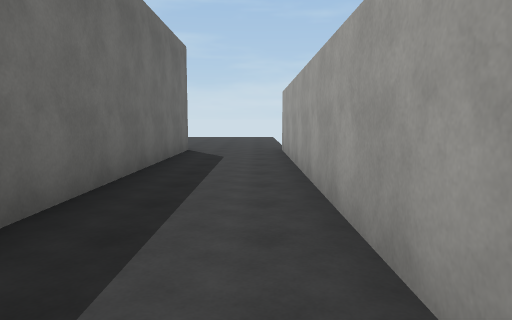
[1] (above)

13 first-person views from a walk through a Unity game level. The camera is 1.5 m above the floor, tilts 6° down and sees 70° across. The floor is counted in squares, 2.22 m on a side. Each view is taken from the middle of a square. On the plan, view 1 faces up. The plan holds only what a view shows up to about 11 squares ahead; the rest is blank. The place goes on beyond the plan. The player is left out. Surface patterns are stand-ins for the level's own textures.

[2]
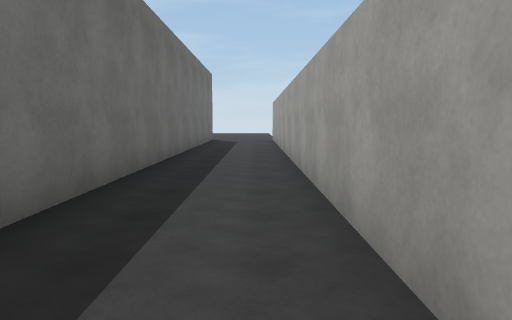

[3]
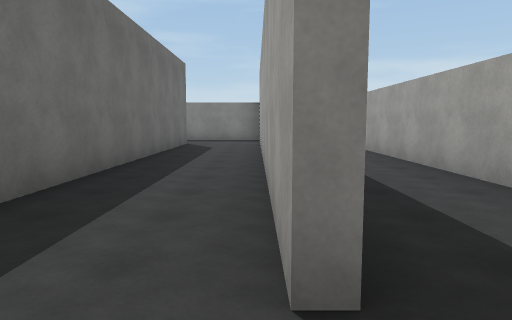

[4]
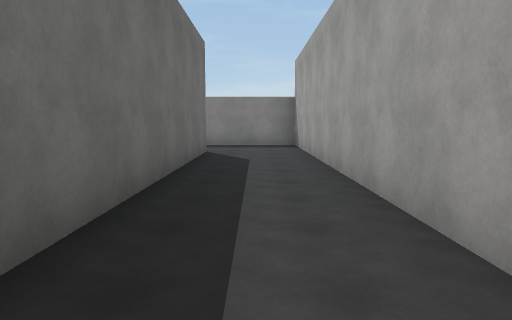

[5]
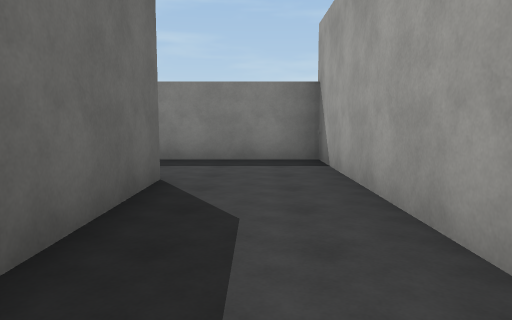

[6]
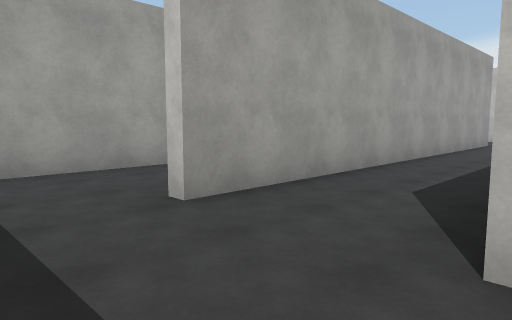

[7]
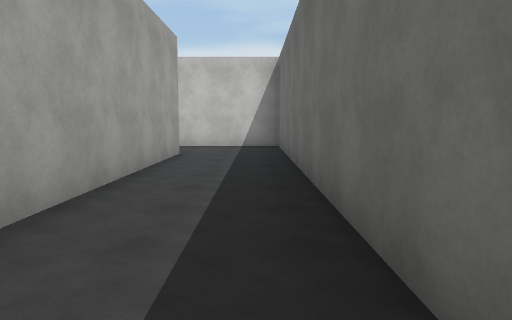

[8]
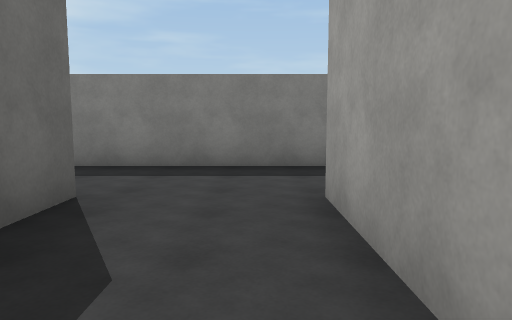

[9]
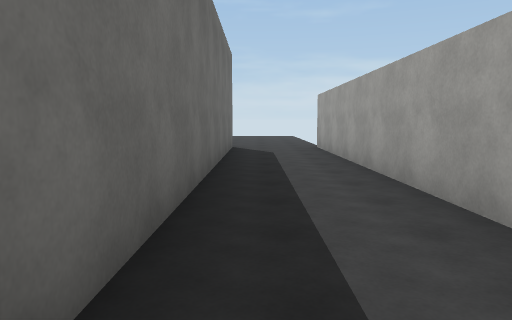

[10]
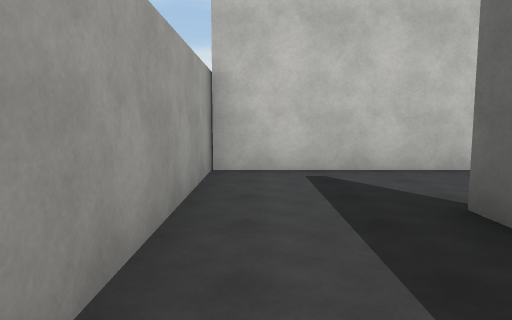

[11]
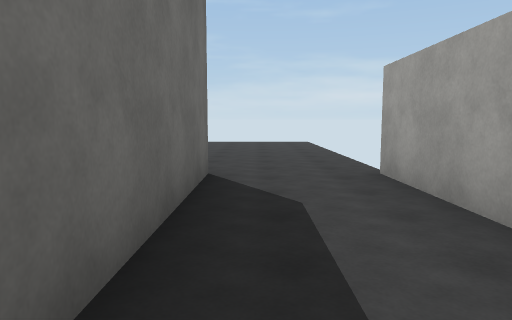

[12]
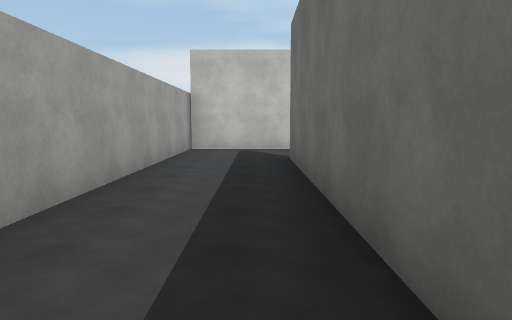

[13]
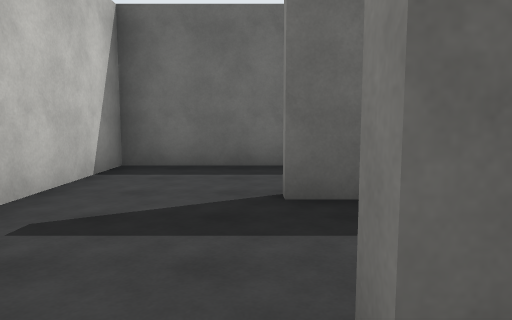

### Floor plan
Points are (right, up) in squares from view 1. A wall is a line through its corners. A room is listed if a view was taken in it or the views show most of it. See-through windows are left out.
Room 1 (views 1, 2, 9, 10, 11, 12, 13)
walls: (-1.6, 8.8) (-1.6, -3.8); (-1.4, -6.1) (0.6, -6.1); (0.6, -6.4) (0.6, 8.8)
ways out: opening at (-2, -4.5) to room 2
Room 2 (views 3, 4, 5)
walls: (-1.9, -3.8) (-1.9, 8.5) (-4.4, 8.5); (-4.1, 6.2) (-4.1, -3.8); (-4.6, -6.1) (-1.4, -6.1)
ways out: opening at (-2, -4.5) to room 1; opening at (-4, -4.5) to room 3; opening at (-4, 7.5) to room 3
Room 3 (views 6, 7, 8)
walls: (-6.6, 3.2) (-6.6, -6.1) (-4.6, -6.1); (-6.6, 6.2) (-6.6, 5.2); (-4.4, -3.8) (-4.4, 6.2); (-4.4, 8.5) (-7.9, 8.5)
ways out: opening at (-4, -4.5) to room 2; opening at (-4, 7.5) to room 2; opening at (-7, 7.5)

Where each view was taken, in squares from view 1:
view 1: 0 up, 0 right, facing up
view 2: 5 down, 0 right, facing up
view 3: 5 down, 2 left, facing up
view 4: 2 down, 3 left, facing up
view 5: 2 up, 3 left, facing up
view 6: 8 up, 7 left, facing down-right
view 7: 4 up, 6 left, facing down
view 8: 3 up, 5 left, facing up
view 9: 1 down, 1 left, facing up
view 10: 1 down, 0 right, facing down
view 11: 4 up, 1 left, facing up
view 12: 3 up, 1 left, facing down
view 13: 4 down, 1 left, facing left
